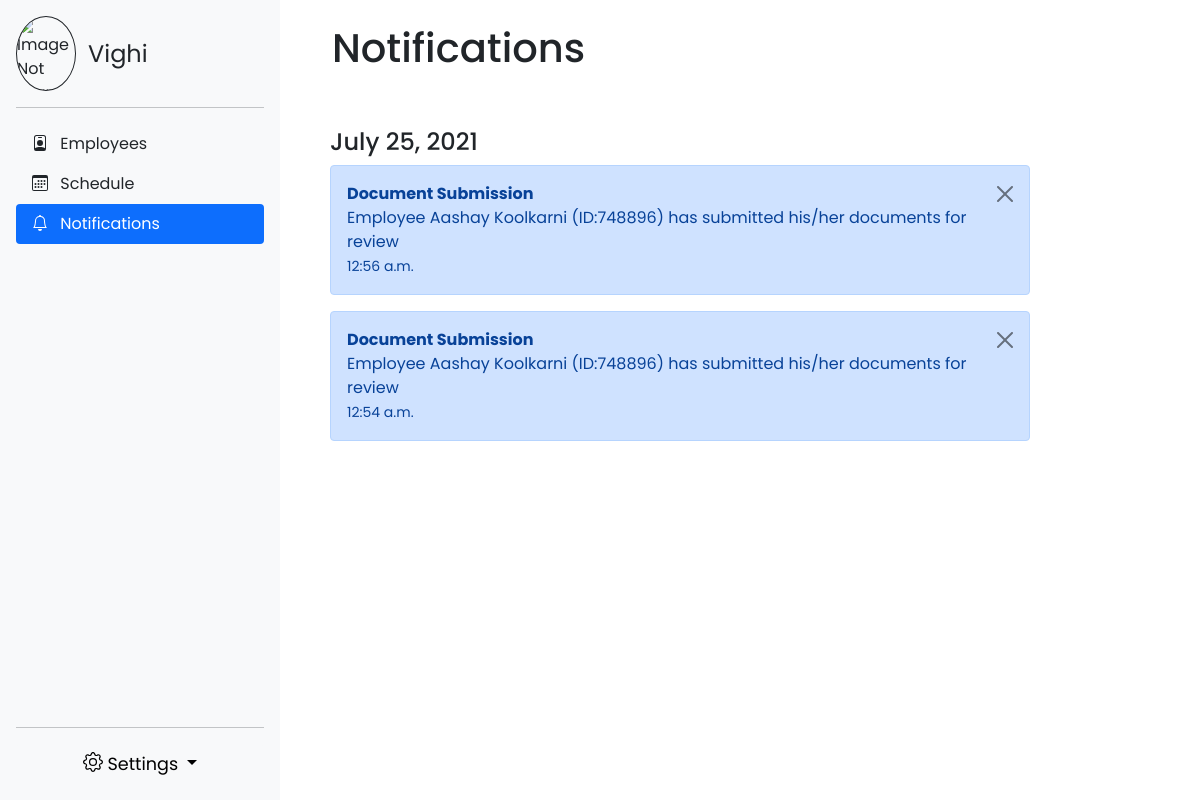
/notifications/ (signed in), run on an earlier commit of the app's database.
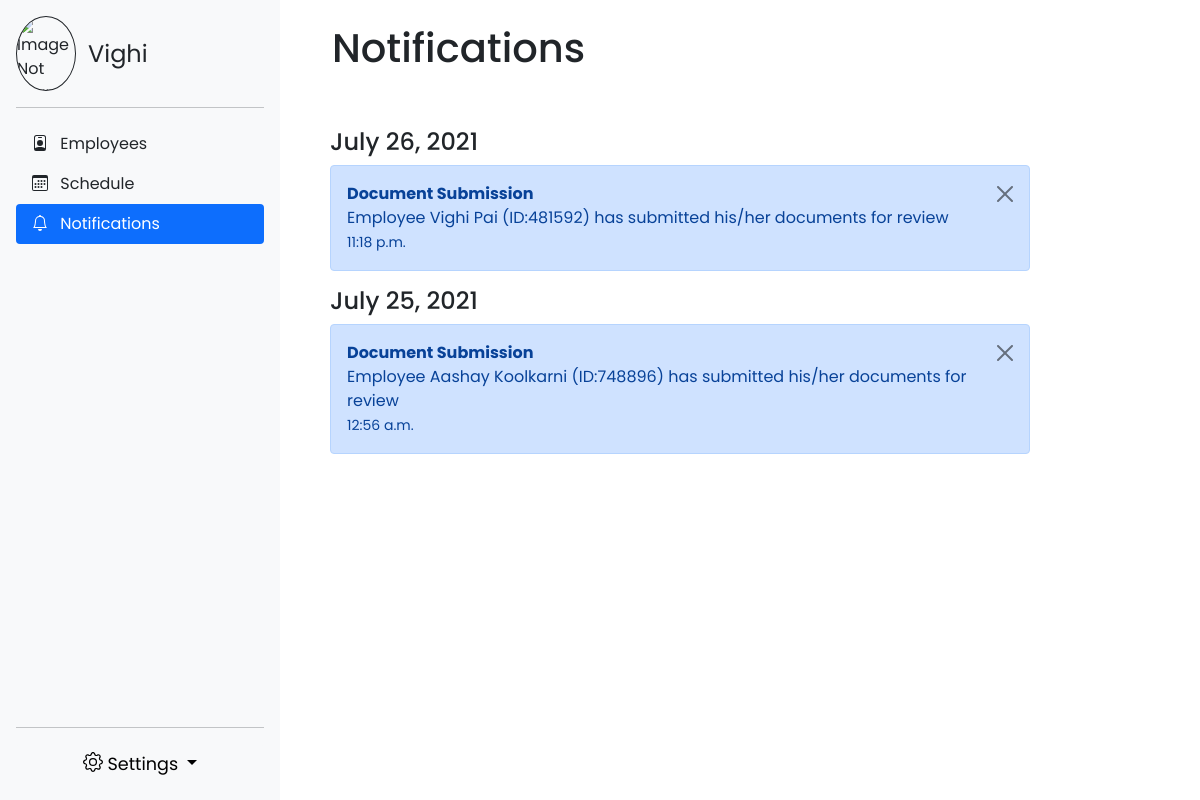
And on a later commit of the database.
### project1/models.py (models this page shows)
class Notifications(models.Model):
    user = ForeignKey(UserData, on_delete=models.CASCADE)
    title = CharField(max_length=255)
    notification = CharField(max_length=255)
    date = DateField(auto_now_add=True)
    time = TimeField(auto_now_add=True)

### project1/views.py (the view)
# urls.py: path("notifications/", views.notifications, name="notifications"),
@login_required
def notifications(request):
    notifs = Notifications.objects.filter(user_id=request.user.id).order_by('-date', '-time')
    return render(request, "notifications.html", {'notifs':notifs})

### templates/notifications.html (shortened to what this page needs)
{% extends 'sidebar.html' %}
{% load static %}
{% block content %}
<head>
    <link href="https://cdn.jsdelivr.net/npm/bootstrap@5.0.2/dist/css/bootstrap.min.css" rel="stylesheet">
    <link rel="stylesheet" href="{% static 'notificationsStyle.css' %}">
</head>
<div class="col-md-9">
    <br>
    <h1>Notifications</h1>
    <br>
    <br>
    <div class="container">
        {% for notif in notifs %}
        <div>
            {% ifchanged %}<p class="h4">{{notif.date}}</p> {% endifchanged %}
        </div>
        <div class="alert alert-primary alert-dismissible fade show" onclick="location.href='/del_notif/?id={{notif.id}}'" role="alert">
            <strong>{{notif.title}}</strong>
            <br>
                    {{notif.notification}}
            <br>
            <small>{{notif.time}}</small>
            <button type="button" class="btn-close" data-bs-dismiss="alert" aria-label="Close"></button>
        </div>
        {% empty %}
        <h4>No New Notifications</h4>
        {% endfor %}
    </div>
</div>
{% endblock %}

What changed in the data, as far as the page shows it:
removed Notifications: title "Document Submission", notification "Employee Aashay Koolkarni (ID:748896) has submitted his/her documents for review", time "12:54 a.m."
added Notifications: date "July 26, 2021", title "Document Submission", notification "Employee Vighi Pai (ID:481592) has submitted his/her documents for review", time "11:18 p.m."
